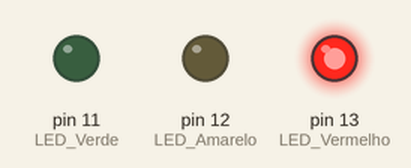
A sketch run on a simulated Arduino Uno, built with avr-gcc and run on an emulated ATmega328P. On the bench: output pins drawn as LEDs (lit = HIGH).

Above: at 1.5 s.
At 3.5 s:
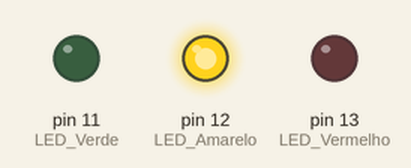
At 5.5 s:
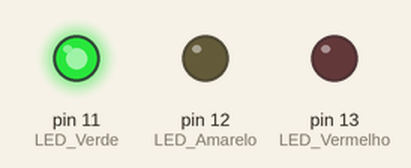
Timing chart, 0 to 9.1 s (numbered marks = the images above):
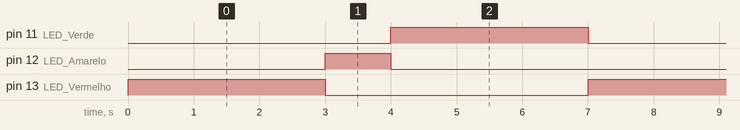

Measured:
- by itself, pin 11 (LED_Verde), pin 13 (LED_Vermelho): alternates HIGH for 3.0 s and LOW for 4.0 s
- by itself, pin 12 (LED_Amarelo): alternates HIGH for 1.0 s and LOW for 6.0 s
- by itself, everything shown: repeats every 7.0 s, in 3 steps

The sketch:

Semaforo.ino
```cpp
/* Semáforo
*/

void setup() {
  // put your setup code here, to run once:
  pinMode(11, OUTPUT); // LED Verde
  pinMode(12, OUTPUT); // LED Amarelo
  pinMode(13, OUTPUT); // LED Vermelho
}

void loop() {
  // put your main code here, to run repeatedly:
  // Sinal Fechado (Vermelho)
  digitalWrite(11, LOW);
  digitalWrite(12, LOW);
  digitalWrite(13, HIGH);
  delay(3000); // 3s

  // Sinal Transição (Amarelo)
  digitalWrite(11, LOW);
  digitalWrite(12, HIGH);
  digitalWrite(13, LOW);
  delay(1000); // 3s

  // Sinal Aberto (Verde)
  digitalWrite(11, HIGH);
  digitalWrite(12, LOW);
  digitalWrite(13, LOW);
  delay(3000); // 3s
}
```
